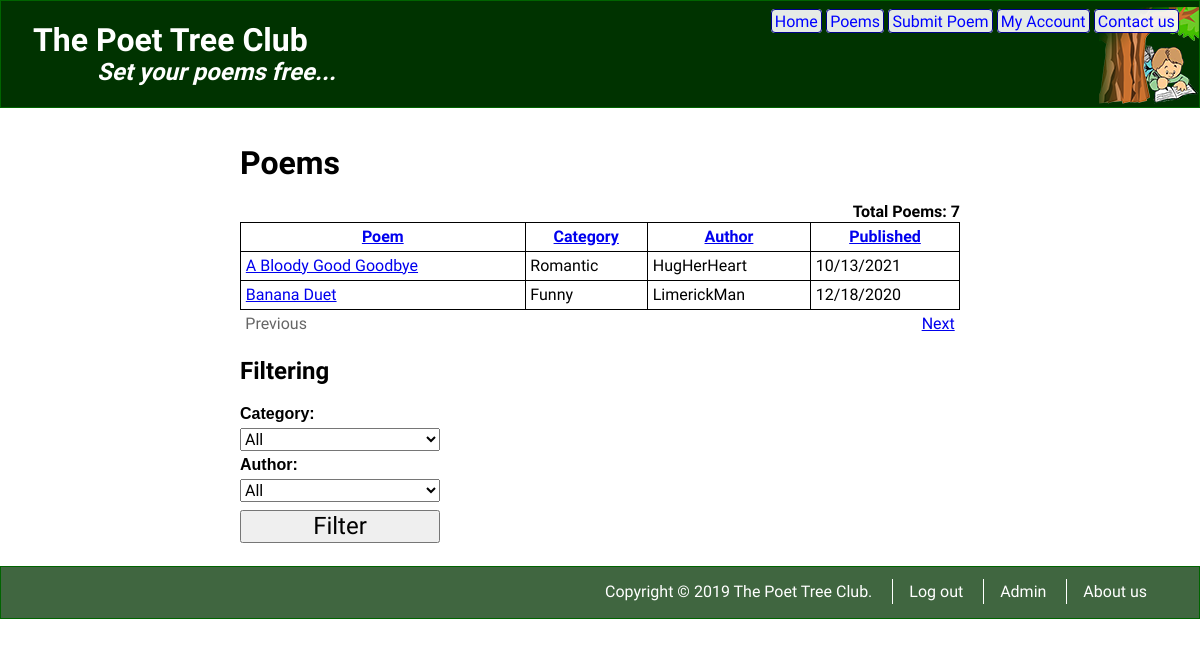
The page /ExceptionHandling/Exercises/phppoetry.com/poems.php?cat=0&user=0&order=title&dir=asc on the database its author committed.
### tables this page shows
CREATE TABLE poems (
  poem_id INT NOT NULL AUTO_INCREMENT,
  title VARCHAR(200) NOT NULL, 
  poem TEXT NOT NULL, 
  date_submitted DATETIME NOT NULL DEFAULT now(),
  category_id INT,
  user_id INT,
  date_approved DATETIME,
  INDEX cat_ind (category_id),
  INDEX usr_ind (user_id),
  FOREIGN KEY (user_id) references users(user_id),
  FOREIGN KEY (category_id) references categories(category_id),
  PRIMARY KEY(poem_id)
);

CREATE TABLE categories (
  category_id INT NOT NULL AUTO_INCREMENT,
  category VARCHAR(100) NOT NULL, 
  PRIMARY KEY(category_id)
);

CREATE TABLE users (
  user_id INT NOT NULL AUTO_INCREMENT,
  first_name VARCHAR(50) NOT NULL, 
  last_name VARCHAR(50) NOT NULL, 
  email VARCHAR(100) NOT NULL UNIQUE, 
  username VARCHAR(30) NOT NULL UNIQUE,
  pass_phrase VARCHAR(500) NOT NULL,
  is_admin TINYINT NOT NULL DEFAULT 0,
  date_registered DATETIME NOT NULL DEFAULT now(),
  profile_pic VARCHAR(30) UNIQUE,
  registration_confirmed TINYINT NOT NULL DEFAULT 0,
  PRIMARY KEY(user_id)
);

### ExceptionHandling/Exercises/phppoetry.com/poems.php (the view, shortened to what this page needs)
<?php
  $pageTitle = 'Poems';
  $offset = $_GET['offset'] ?? 0;
  $offset = (int) $offset;
  $rowsToShow = 2;
  $order = $_GET['order'] ?? 'date_approved';
  $dir = $_GET['dir'] ?? 'desc';
  $dsn = 'mysql:host=localhost;dbname=poetree';
  $username = 'root';
  $password = 'pwdpwd';
  $db = new PDO($dsn, $username, $password);
  $query = "SELECT p.poem_id, p.title, p.date_approved,
  c.category, u.username
          FROM poems p
          JOIN categories c ON c.category_id = p.category_id
          JOIN users u ON u.user_id = p.user_id
          WHERE p.date_approved IS NOT NULL";
  $selCatId = $_GET['cat'] ?? 0;
  $selUserId = $_GET['user'] ?? 0;
  $params = [];
  $query .= " ORDER BY  $order $dir
          LIMIT $offset, $rowsToShow";
  $stmt = $db->prepare($query);
  $stmt->execute($params);
  $qPoemCount = "SELECT COUNT(p.poem_id) AS num
  FROM poems p
    JOIN categories c ON c.category_id = p.category_id
    JOIN users u ON u.user_id = p.user_id
  WHERE p.date_approved IS NOT NULL";
  $stmtPoemCount = $db->prepare($qPoemCount);
  $stmtPoemCount->execute($params);
  $poemCount = $stmtPoemCount->fetch()['num'];
  $prevOffset = max($offset - $rowsToShow, 0);
  $nextOffset = $offset + $rowsToShow;
  $href = "poems.php?cat=$selCatId&user=$selUserId&";
  $prev = $href . "offset=$prevOffset&order=$order&dir=$dir";
  $next = $href . "offset=$nextOffset&order=$order&dir=$dir";
  $dirTitle = 'asc';
  $dirCategory = 'asc';
  $dirUsername = 'asc';
  $dirPublished = 'asc';
  if ($dir === 'asc') {
    switch ($order) {
      case 'title':
        $dirTitle = 'desc';
        break;
    }
  }
  $titleLink = $href . "order=title&dir=$dirTitle";
  $categoryLink = $href . "order=category&dir=$dirCategory";
  $usernameLink = $href . "order=username&dir=$dirUsername";
  $publishedLink = $href . "order=date_approved&dir=$dirPublished";
?>
<main id="poems">
  <h1><?= $pageTitle ?></h1>
  <table>
    <caption>Total Poems: <?= $poemCount ?></caption>
    <thead>
      <tr>
        <th>
          <a href="<?= $titleLink ?>">Poem</a>
        </th>
        <th>
          <a href="<?= $categoryLink ?>">Category</a>
        </th>
        <th>
          <a href="<?= $usernameLink ?>">Author</a>
        </th>
        <th>
          <a href="<?= $publishedLink ?>">Published</a>
        </th>
      </tr>
    </thead>
    <tbody>
      <?php
        while ($row = $stmt->fetch()) {
          $approved = strtotime($row['date_approved']);
          $published = date('m/d/Y', $approved);
      ?>
        <tr class="normal">
          <td>
            <a href="poem.php?poem-id=<?= $row['poem_id'] ?>">
              <?= $row['title'] ?>
            </a>
          </td>
          <td><?= $row['category'] ?></td>
          <td><?= $row['username'] ?></td>
          <td><?= $published ?></td>
        </tr>
      <?php } ?>
    </tbody>
    <tfoot class="pagination">
      <tr>
        <?php
          if ($offset === 0) {
            echo "<td class='disabled'>Previous</td>";
          } else {
            echo "<td><a href='$prev'>Previous</a></td>";
          }
        ?>
        <td colspan="2"></td>
        <?php
          if ($nextOffset >= $poemCount) {
            echo "<td class='disabled'>Next</td>";
          } else {
            echo "<td><a href='$next'>Next</a></td>";
          }
        ?>
      </tr>
    </tfoot>
  </table>
  <h2>Filtering</h2>
  <form method="get" action="poems.php">
    <label for="cat">Category:</label>
    <select name="cat" id="cat">
      <option value="0">All</option>
    </select>
    <label for="user">Author:</label>
    <select name="user" id="user">
      <option value="0">All</option>
    </select>
    <button name="filter" class="wide">Filter</button>
  </form>
</main>

### static/styles/styles.css (style rules this page uses)
body { font-family: 'Frank Ruhl Libre', serif; }
main { padding: 1em 20%; }
main h1 { font-family: 'Assistant', sans-serif; }
table { border-collapse: collapse; width: 100%; }
caption { font-weight: bold; text-align: right; }
td, th { border: 1px solid black; padding: .3em; }
tfoot td { text-align: right; }
.disabled { color: #666; }
tfoot.pagination td { border: none; }
tfoot.pagination td:first-child { text-align: left; }
label { display: block; font-family: Arial; font-size: 1.5em; margin: .3em 0; }
select { font-size: 1.3em; width: 100%; }
button.wide { box-sizing: border-box; float: none; font-size: 1.5em; margin: .3em 0; width: 100%; }
#poems form { margin-top: 1em; max-width: 200px; }
#poems form label { font-size: 1em; }
#poems label { font-size: 1em; font-weight: bold; }
#poems select { font-size: 1em; }
#poems table { clear: both; }

### rows shown on the page
poems: title "A Bloody Good Goodbye", category.category "Romantic", user.username "HugHerHeart", date_approved "10/13/2021"
poems: title "Banana Duet", category.category "Funny", user.username "LimerickMan", date_approved "12/18/2020"

### other values the page prints
$pageTitle "Poems"
$poemCount "7"
